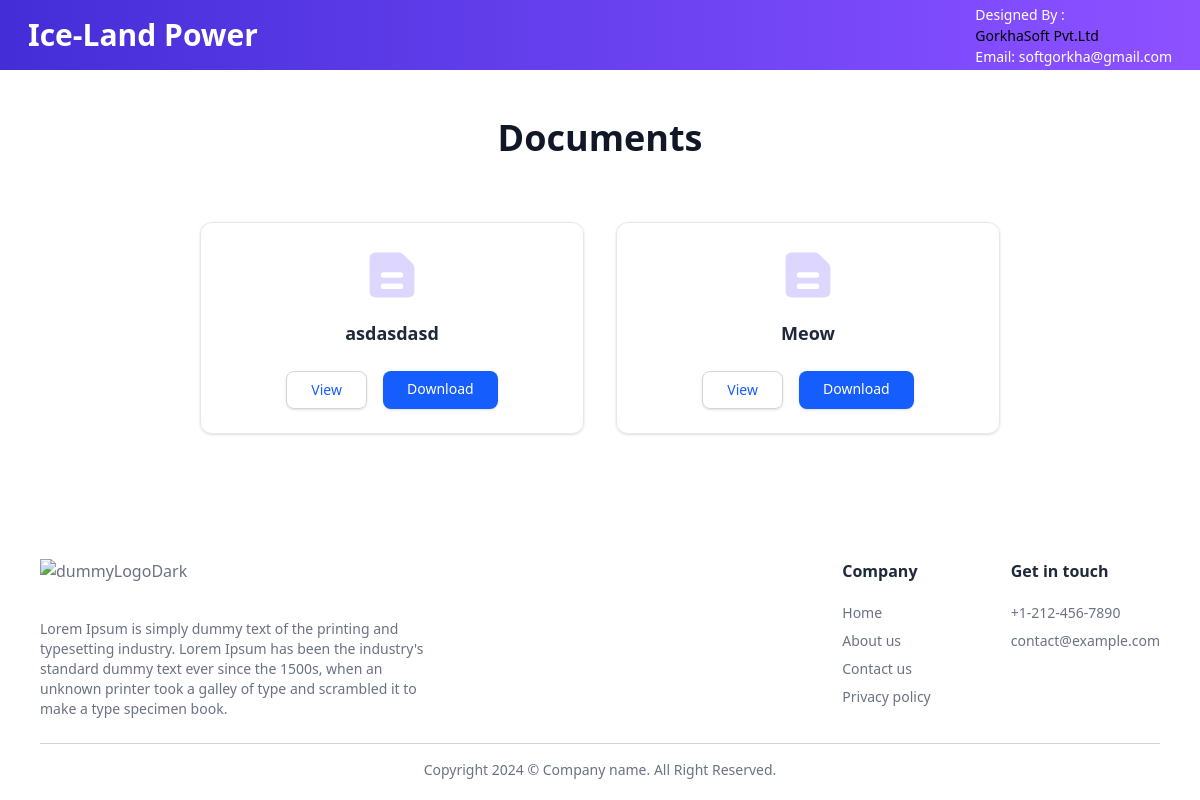
The page /documents/ on the database as committed earlier.
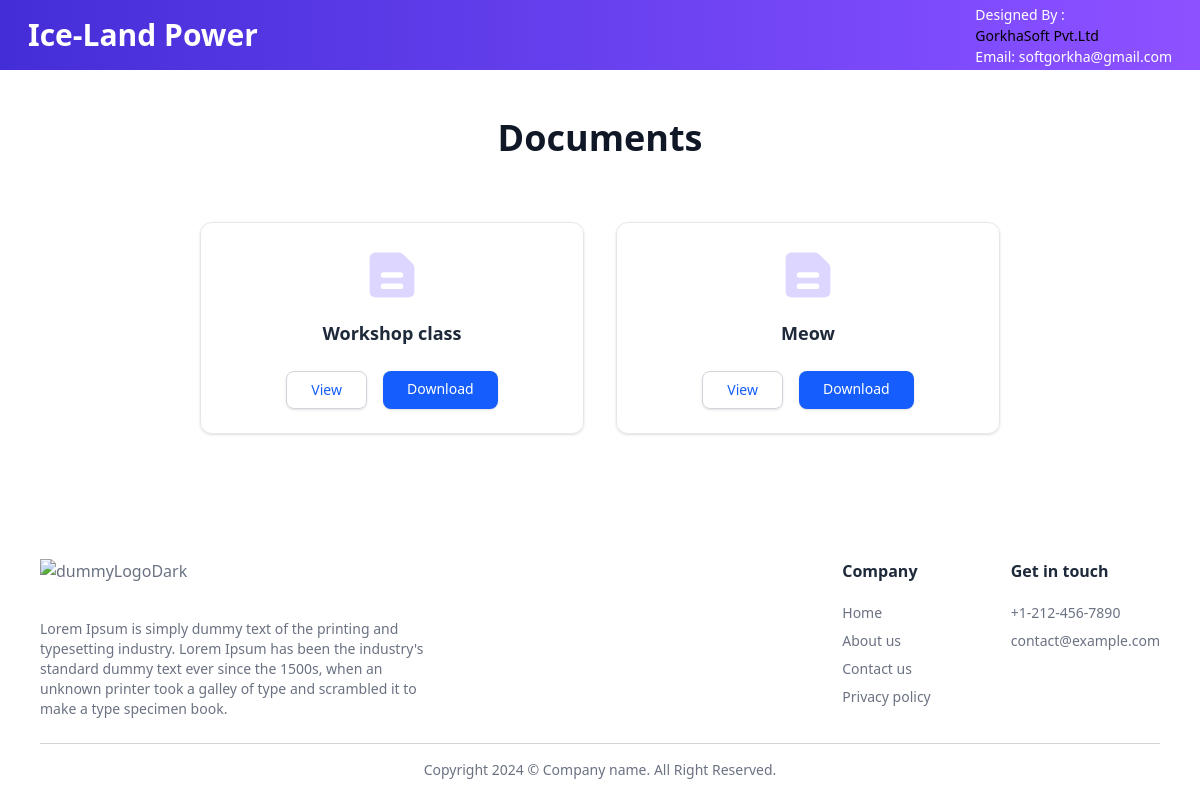
The same page on the database as committed later.
### theme/models.py (models this page shows, shortened)
class Document(models.Model):
    title = models.CharField(max_length=255)
    file = models.FileField(upload_to='documents/')
    class Meta:
        verbose_name = "Document"
        verbose_name_plural = "Documents"

### theme/views.py (the view)
# urls.py: path('documents/', views.documents_view, name='documents'),
def documents_view(request):
    documents = Document.objects.all()
    return render(request, 'document.html', {'documents': documents})

### theme/templates/document.html (shortened to what this page needs)
{% extends 'base.html' %}
{% block content %}
  <section class="bg-white py-12">
    <div class="mx-auto max-w-7xl px-4 sm:px-6 lg:px-8">
      <h1 class="text-center text-4xl font-bold text-gray-900">Documents</h1>
      <div class="mt-16 flex flex-wrap justify-center gap-8">
        {% for doc in documents %}
          <div class="flex w-full max-w-sm flex-col items-center rounded-xl border border-gray-200 p-6 text-center shadow-sm">
            <h2 class="mt-4 text-lg font-semibold text-gray-800">{{ doc.title }}</h2>
            <div class="mt-6 flex justify-center gap-4">
              <a href="{{ doc.file.url }}" class="rounded-lg border border-gray-300 px-6 py-2 text-sm font-medium text-blue-600 shadow-sm hover:bg-gray-50" target="_blank">View</a>
              <a href="{{ doc.file.url }}" download class="rounded-lg bg-blue-600 px-6 py-2 text-sm font-medium text-white shadow-sm hover:bg-blue-700">Download</a>
            </div>
          </div>
        {% empty %}
          <div class="col-12">
            <div class="alert alert-info text-center">No documents available.</div>
          </div>
        {% endfor %}
      </div>
    </div>
  </section>
{% endblock %}

Rows that differ between the two databases and show on the page:
changed Document: title "asdasdasd" → "Workshop class"
